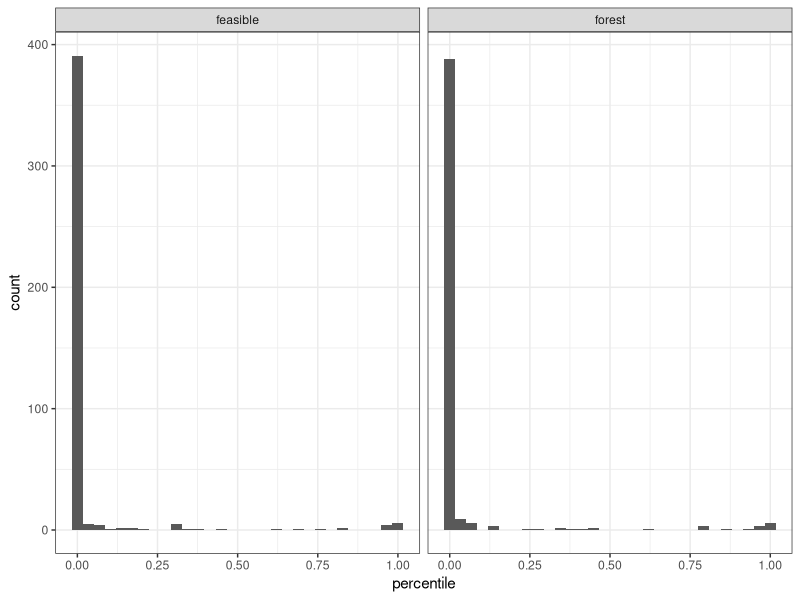
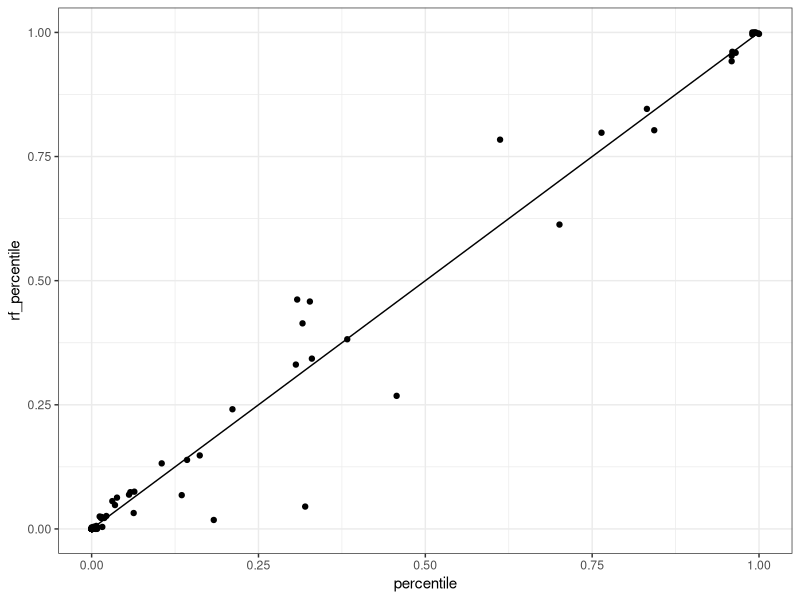
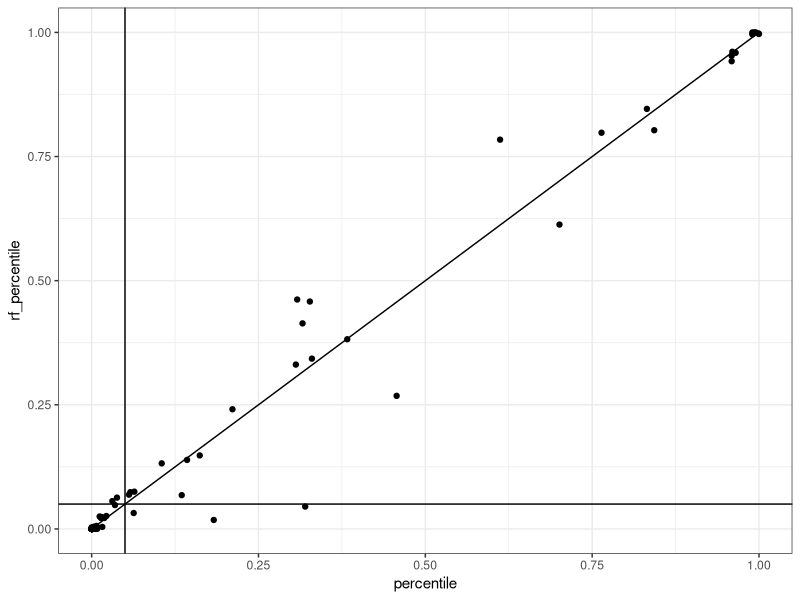
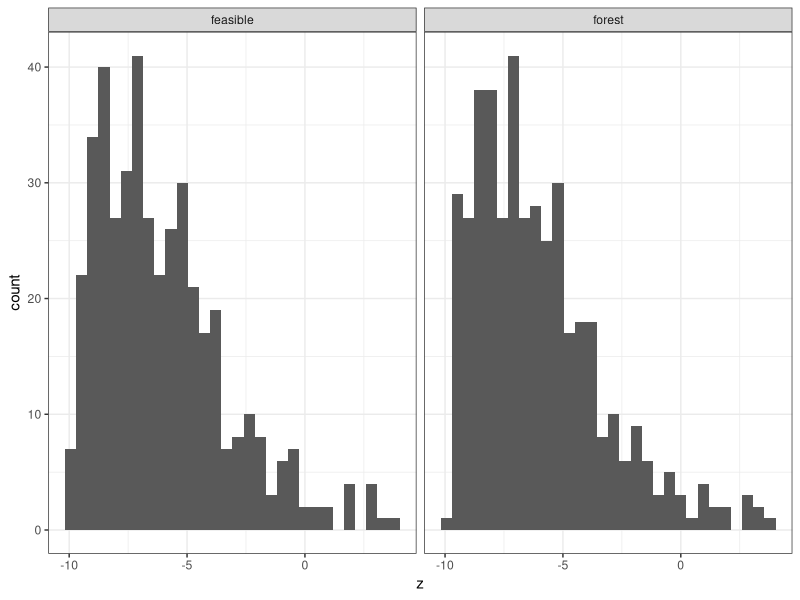
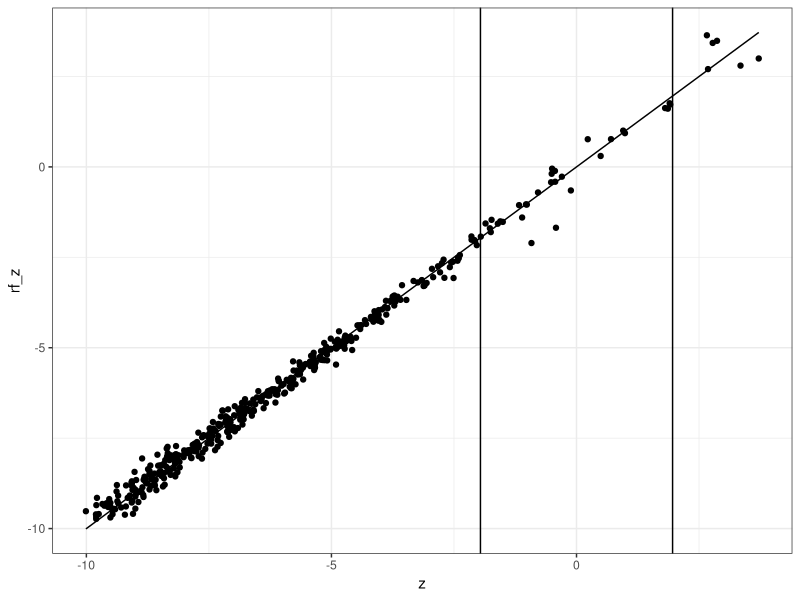
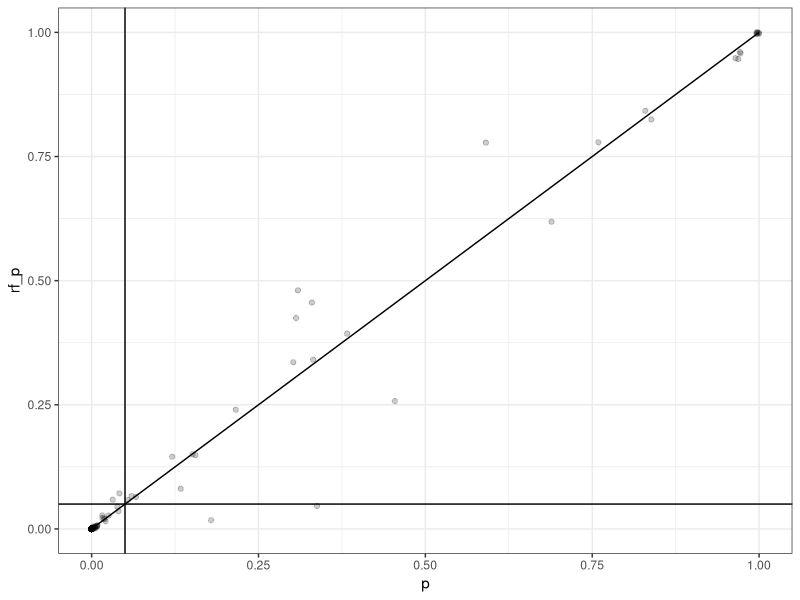

Source code (R) for these figures, in order:
## ---- chunk 1

library(dplyr)
library(ggplot2)
theme_set(theme_bw())

ls_to_fs_norm <- read.csv(here::here("data", "ls_to_fs_norm.csv"))
ls_to_fs_draws <- read.csv(here::here("data", "ls_to_fs_draws.csv"))


ls_to_rf_norm <- read.csv(here::here("data", "ls_to_rf_norm.csv"))
ls_to_rf_draws <- read.csv(here::here("data", "ls_to_rf_draws.csv"))

## ---- chunk 2

draws <- ls_to_fs_draws %>%
  mutate(source = "feasible") %>%
  bind_rows(mutate(ls_to_rf_draws, source = "forest"))


ggplot(draws, aes(percentile)) +
  geom_histogram() +
  facet_wrap(vars(source))

draws %>%
  group_by(source) %>%
  summarize(n_below_pt5 = mean(percentile < .05, na.rm = T))


draws2 <- ls_to_fs_draws %>%
  select(-X) %>%
  left_join(rename(ls_to_rf_draws, rf_percentile = percentile), by = c("richness", "abundance", "hill1"))

ggplot(draws2, aes(percentile, rf_percentile)) +
  geom_point() +
  geom_line(aes(y = percentile))


ggplot(draws2, aes(percentile, rf_percentile)) +
  geom_point() +
  geom_line(aes(y = percentile)) +
  geom_vline(xintercept = .05) +
  geom_hline(yintercept = .05)




## ---- chunk 3


norms <- ls_to_fs_norm %>%
  mutate(source = "feasible") %>%
  bind_rows(mutate(ls_to_rf_norm, source = "forest"))


ggplot(norms, aes(z)) +
  geom_histogram() +
  facet_wrap(vars(source))

norms %>%
  group_by(source) %>%
  summarize(n_below_pt5 = mean(abs(z) > 1.96, na.rm = T))


norms2 <- ls_to_fs_norm %>%
  select(-X) %>%
  left_join(rename(ls_to_rf_norm, rf_z = z, rf_p = p), by = c("richness", "abundance", "hill1"))

ggplot(norms2, aes(z, rf_z)) +
  geom_point() +
  geom_line(aes(y = z)) +
  geom_vline(xintercept = -1.96) +
  geom_vline(xintercept = 1.96)


ggplot(norms2, aes(p, rf_p)) +
  geom_point(alpha = .2) +
  geom_line(aes(y = p))+
  geom_vline(xintercept = .05) +
  geom_hline(yintercept = .05)

